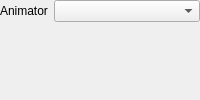
<?xml version="1.0" encoding="UTF-8"?>
<ui version="4.0">
 <class>SkinnedMeshRendererComponentEditorForm</class>
 <widget class="QWidget" name="SkinnedMeshRendererComponentEditorForm">
  <layout class="QFormLayout" name="rootLayout">
   <property name="formAlignment"><set>Qt::AlignLeft|Qt::AlignTop</set></property>
   <property name="labelAlignment"><set>Qt::AlignLeft|Qt::AlignVCenter</set></property>
   <property name="fieldGrowthPolicy"><enum>QFormLayout::AllNonFixedFieldsGrow</enum></property>
   <property name="leftMargin"><number>0</number></property><property name="topMargin"><number>0</number></property><property name="rightMargin"><number>0</number></property><property name="bottomMargin"><number>0</number></property>
   <item row="0" column="0"><widget class="QLabel" name="animatorLabel"><property name="text"><string>Animator</string></property></widget></item>
   <item row="0" column="1"><widget class="QComboBox" name="animatorCombo"/></item>
   <item row="1" column="0" colspan="2"><widget class="RendererShadowControls" name="skinnedRendererShadows"/></item>
  </layout>
 </widget>
 <customwidgets><customwidget><class>RendererShadowControls</class><extends>QWidget</extends><header>RendererShadowControls.h</header></customwidget></customwidgets>
 <resources/><connections/>
</ui>
